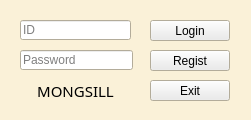
<?xml version="1.0" encoding="UTF-8"?>
<ui version="4.0">
 <class>Login</class>
 <widget class="QWidget" name="Login">
  <property name="geometry">
   <rect>
    <x>0</x>
    <y>0</y>
    <width>251</width>
    <height>120</height>
   </rect>
  </property>
  <property name="sizePolicy">
   <sizepolicy hsizetype="Fixed" vsizetype="Fixed">
    <horstretch>0</horstretch>
    <verstretch>0</verstretch>
   </sizepolicy>
  </property>
  <property name="palette">
   <palette>
    <active>
     <colorrole role="Button">
      <brush brushstyle="SolidPattern">
       <color alpha="255">
        <red>230</red>
        <green>230</green>
        <blue>230</blue>
       </color>
      </brush>
     </colorrole>
     <colorrole role="Base">
      <brush brushstyle="SolidPattern">
       <color alpha="255">
        <red>255</red>
        <green>255</green>
        <blue>255</blue>
       </color>
      </brush>
     </colorrole>
     <colorrole role="Window">
      <brush brushstyle="SolidPattern">
       <color alpha="255">
        <red>250</red>
        <green>241</green>
        <blue>216</blue>
       </color>
      </brush>
     </colorrole>
    </active>
    <inactive>
     <colorrole role="Button">
      <brush brushstyle="SolidPattern">
       <color alpha="255">
        <red>230</red>
        <green>230</green>
        <blue>230</blue>
       </color>
      </brush>
     </colorrole>
     <colorrole role="Base">
      <brush brushstyle="SolidPattern">
       <color alpha="255">
        <red>255</red>
        <green>255</green>
        <blue>255</blue>
       </color>
      </brush>
     </colorrole>
     <colorrole role="Window">
      <brush brushstyle="SolidPattern">
       <color alpha="255">
        <red>250</red>
        <green>241</green>
        <blue>216</blue>
       </color>
      </brush>
     </colorrole>
    </inactive>
    <disabled>
     <colorrole role="Button">
      <brush brushstyle="SolidPattern">
       <color alpha="255">
        <red>230</red>
        <green>230</green>
        <blue>230</blue>
       </color>
      </brush>
     </colorrole>
     <colorrole role="Base">
      <brush brushstyle="SolidPattern">
       <color alpha="255">
        <red>250</red>
        <green>241</green>
        <blue>216</blue>
       </color>
      </brush>
     </colorrole>
     <colorrole role="Window">
      <brush brushstyle="SolidPattern">
       <color alpha="255">
        <red>250</red>
        <green>241</green>
        <blue>216</blue>
       </color>
      </brush>
     </colorrole>
    </disabled>
   </palette>
  </property>
  <property name="windowTitle">
   <string>Login</string>
  </property>
  <property name="windowIcon">
   <iconset resource="Resource/resource.qrc">
    <normaloff>:/new/ICON/Cloud.png</normaloff>:/new/ICON/Cloud.png</iconset>
  </property>
  <widget class="QPushButton" name="pushButton">
   <property name="geometry">
    <rect>
     <x>150</x>
     <y>20</y>
     <width>80</width>
     <height>21</height>
    </rect>
   </property>
   <property name="palette">
    <palette>
     <active>
      <colorrole role="Button">
       <brush brushstyle="SolidPattern">
        <color alpha="255">
         <red>235</red>
         <green>235</green>
         <blue>235</blue>
        </color>
       </brush>
      </colorrole>
     </active>
     <inactive>
      <colorrole role="Button">
       <brush brushstyle="SolidPattern">
        <color alpha="255">
         <red>235</red>
         <green>235</green>
         <blue>235</blue>
        </color>
       </brush>
      </colorrole>
     </inactive>
     <disabled>
      <colorrole role="Button">
       <brush brushstyle="SolidPattern">
        <color alpha="255">
         <red>235</red>
         <green>235</green>
         <blue>235</blue>
        </color>
       </brush>
      </colorrole>
     </disabled>
    </palette>
   </property>
   <property name="text">
    <string>Login</string>
   </property>
  </widget>
  <widget class="QPushButton" name="pushButton_2">
   <property name="geometry">
    <rect>
     <x>150</x>
     <y>50</y>
     <width>80</width>
     <height>21</height>
    </rect>
   </property>
   <property name="palette">
    <palette>
     <active>
      <colorrole role="Button">
       <brush brushstyle="SolidPattern">
        <color alpha="255">
         <red>235</red>
         <green>235</green>
         <blue>235</blue>
        </color>
       </brush>
      </colorrole>
     </active>
     <inactive>
      <colorrole role="Button">
       <brush brushstyle="SolidPattern">
        <color alpha="255">
         <red>235</red>
         <green>235</green>
         <blue>235</blue>
        </color>
       </brush>
      </colorrole>
     </inactive>
     <disabled>
      <colorrole role="Button">
       <brush brushstyle="SolidPattern">
        <color alpha="255">
         <red>235</red>
         <green>235</green>
         <blue>235</blue>
        </color>
       </brush>
      </colorrole>
     </disabled>
    </palette>
   </property>
   <property name="text">
    <string>Regist</string>
   </property>
  </widget>
  <widget class="QPushButton" name="pushButton_3">
   <property name="geometry">
    <rect>
     <x>150</x>
     <y>80</y>
     <width>80</width>
     <height>21</height>
    </rect>
   </property>
   <property name="palette">
    <palette>
     <active>
      <colorrole role="Button">
       <brush brushstyle="SolidPattern">
        <color alpha="255">
         <red>235</red>
         <green>235</green>
         <blue>235</blue>
        </color>
       </brush>
      </colorrole>
     </active>
     <inactive>
      <colorrole role="Button">
       <brush brushstyle="SolidPattern">
        <color alpha="255">
         <red>235</red>
         <green>235</green>
         <blue>235</blue>
        </color>
       </brush>
      </colorrole>
     </inactive>
     <disabled>
      <colorrole role="Button">
       <brush brushstyle="SolidPattern">
        <color alpha="255">
         <red>235</red>
         <green>235</green>
         <blue>235</blue>
        </color>
       </brush>
      </colorrole>
     </disabled>
    </palette>
   </property>
   <property name="text">
    <string>Exit</string>
   </property>
  </widget>
  <widget class="QLineEdit" name="idFill">
   <property name="geometry">
    <rect>
     <x>20</x>
     <y>20</y>
     <width>111</width>
     <height>20</height>
    </rect>
   </property>
   <property name="placeholderText">
    <string>ID</string>
   </property>
  </widget>
  <widget class="QLineEdit" name="pwFill">
   <property name="geometry">
    <rect>
     <x>20</x>
     <y>50</y>
     <width>113</width>
     <height>20</height>
    </rect>
   </property>
   <property name="echoMode">
    <enum>QLineEdit::Password</enum>
   </property>
   <property name="placeholderText">
    <string>Password</string>
   </property>
  </widget>
  <widget class="QLabel" name="testlabel">
   <property name="geometry">
    <rect>
     <x>20</x>
     <y>80</y>
     <width>111</width>
     <height>21</height>
    </rect>
   </property>
   <property name="font">
    <font>
     <family>Kozuka Gothic Pr6N L</family>
     <pointsize>11</pointsize>
    </font>
   </property>
   <property name="text">
    <string>MONGSILL</string>
   </property>
   <property name="alignment">
    <set>Qt::AlignCenter</set>
   </property>
   <property name="margin">
    <number>0</number>
   </property>
  </widget>
 </widget>
 <layoutdefault spacing="6" margin="11"/>
 <resources>
  <include location="Resource/resource.qrc"/>
 </resources>
 <connections/>
</ui>
